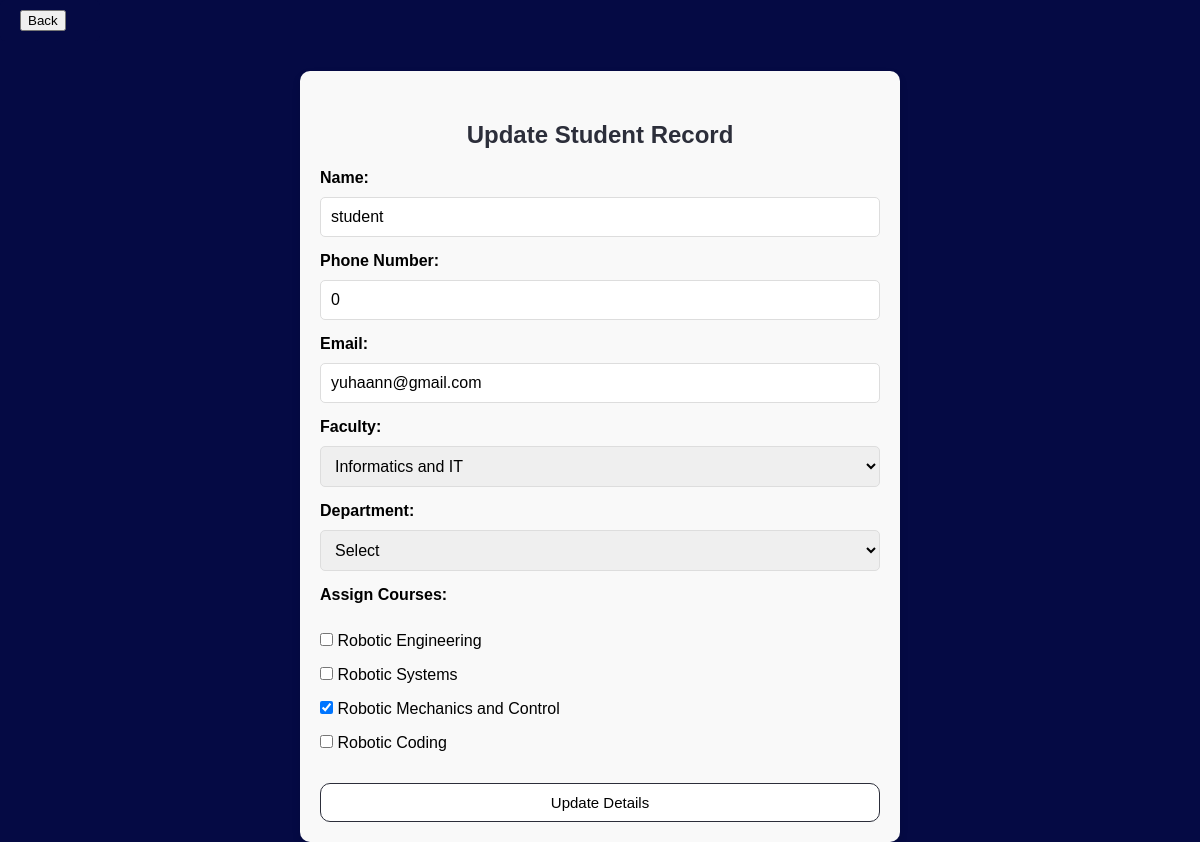
Before: /php/update_student.php?id=1 (signed in) with the older database file.
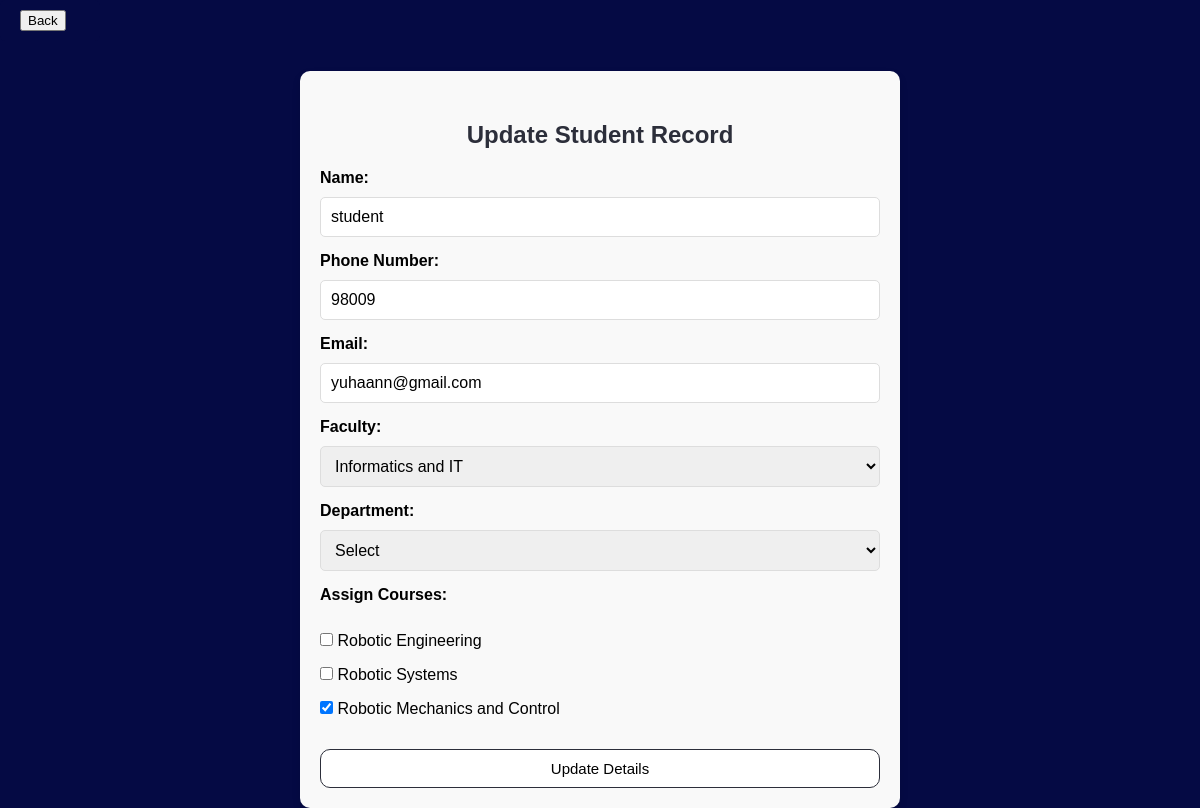
After: the same page with the newer database file.
### tables this page shows
CREATE TABLE `students` (
  `ID` int(11) NOT NULL,
  `NAME` varchar(50) NOT NULL,
  `PHONENUMBER` int(8) NOT NULL,
  `EMAIL` text NOT NULL,
  `PASSWORD_HASH` char(60) NOT NULL,
  `CREATED_AT` timestamp(6) NOT NULL DEFAULT current_timestamp(6),
  `UPDATED_AT` timestamp(6) NOT NULL DEFAULT current_timestamp(6),
  `COURSE_ID` varchar(11) DEFAULT NULL,
  `FACULTY` varchar(255) NOT NULL,
  `DEPARTMENT_ID` int(11) DEFAULT NULL,
  `GRADE_ID` varchar(11) DEFAULT NULL,
  `CLASS` varchar(11) DEFAULT NULL,
  `ROLE_ID` varchar(11) NOT NULL
);

CREATE TABLE `course` (
  `ID` int(11) NOT NULL,
  `NAME` varchar(50) DEFAULT NULL,
  `START_DATE` date DEFAULT NULL,
  `END_DATE` date DEFAULT NULL,
  `CODE` varchar(50) DEFAULT NULL,
  `status` enum('not-started','start','in-progress','ended') DEFAULT 'not-started'
);

### php/update_student.php (the view, shortened to what this page needs)
<?php
$conn = db_connect();
$student = null;
$student_courses = [];
if (isset($_GET['id']) && is_numeric($_GET['id'])) {
    $student_id = intval($_GET['id']);
    $stmt = $conn->prepare("SELECT id, name, phonenumber, email, faculty, department_id FROM students WHERE id = ?");
    $stmt->bind_param("i", $student_id);
    $stmt->execute();
    $result = $stmt->get_result();
    if ($result->num_rows > 0) {
        $student = $result->fetch_assoc();
    } else {
        echo "<p>No student records found.</p>";
    }
    $stmt = $conn->prepare("SELECT course_id FROM student_courses WHERE student_id = ?");
    $stmt->bind_param("i", $student_id);
    $stmt->execute();
    $result = $stmt->get_result();
    while ($row = $result->fetch_assoc()) {
        $student_courses[] = $row['course_id'];
    }
}
$courses = $conn->query("SELECT id, name FROM course");
?>
<html>
<?php if (isset($student)) : ?>
    <div class="back-button">
    <a href="read1.php"><button>Back</button></a>
</div>
    <form method="POST">
    <h2>Update Student Record</h2>
        <label>Name:</label><input type='text' name='name' value='<?= htmlspecialchars($student['name']) ?>'><br>
        <label>Phone Number:</label><input type='tel' name='phonenumber'pattern="\d{8}" title="Phone number must be 8 digits" value='<?= htmlspecialchars($student['phonenumber']) ?>'><br>
        <label>Email:</label><input type='text' name='email' value='<?= htmlspecialchars($student['email']) ?>'><br>
        <label for="faculty">Faculty:</label>
        <select id="faculty" name="faculty" required>
        <option value="IIT" <?= $student['faculty'] == 'IIT' ? 'selected' : '' ?>>Informatics and IT</option>
        </select><br>
        <label for="department">Department:</label>
        <select id="department" name="department_id" required>
        <option value="" disabled selected>Select</option>
        </select> <br>
        <label for="course">Assign Courses:</label><br>
        <?php while ($course = $courses->fetch_assoc()): ?>
            <input type="checkbox" name="course_ids[]" value="<?= $course['id'] ?>"
                <?= in_array($course['id'], $student_courses) ? 'checked' : '' ?>>
            <?= htmlspecialchars($course['name']) ?><br>
        <?php endwhile; ?>
        <input type='submit' name='update' value='Update Details'>
    </form>
<?php endif; ?>

Changed rows visible on the page:
removed course: NAME "Robotic Coding"
changed students "student": phonenumber "0" → "98009"
